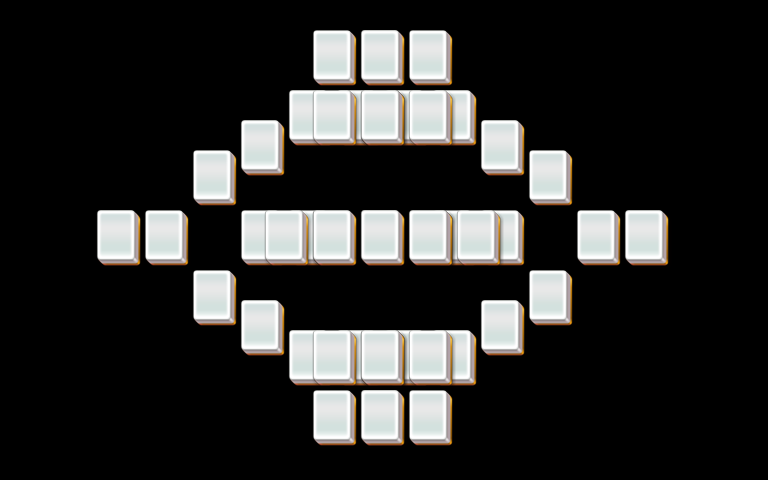

The image is a tile-based game level rendered from a .tmx file. Its description and source (layers, tilesets, objects; grid data summarised) follow:
An orthogonal 32x16 tile map with 24x30 px tiles, 5 tile layers (layer1, layer2, layer3, layer4, ...).

<map version="1.0" orientation="orthogonal" width="32" height="16" tilewidth="24" tileheight="30">
 <properties>
  <property name="species" value="22" />
 </properties>
 <tileset firstgid="1" name="mahjong" tilewidth="48" tileheight="60">
  <image source="mahjong.png" />
 </tileset>
 <layer name="layer1" width="32" height="16">
  <data>[512 cells, 31 non-empty, 1 distinct tile ids]</data>
 </layer>
 <layer name="layer2" width="32" height="16">
  <data>[512 cells, 21 non-empty, 1 distinct tile ids]</data>
 </layer>
 <layer name="layer3" width="32" height="16">
  <data>[512 cells, 11 non-empty, 1 distinct tile ids]</data>
 </layer>
 <layer name="layer4" width="32" height="16">
  <data>[512 cells, 3 non-empty, 1 distinct tile ids]</data>
 </layer>
 <layer name="layer5" width="32" height="16">
  <data>[512 cells, 0 non-empty, 0 distinct tile ids]</data>
 </layer>
</map>
